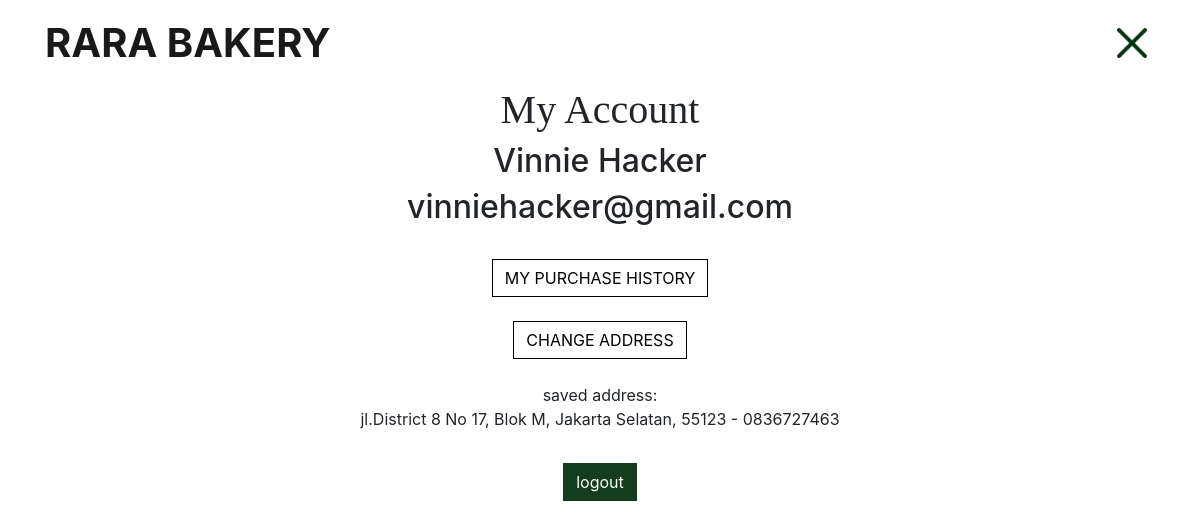
The app's page /account.php (signed in) with its own data.
### tables this page shows
CREATE TABLE `user` (
  `id` int(5) NOT NULL,
  `name` varchar(50) NOT NULL,
  `email` varchar(30) NOT NULL,
  `password` varchar(30) NOT NULL,
  `address` varchar(250) NOT NULL,
  `phone` varchar(20) NOT NULL
);

### account.php (the view, shortened to what this page needs)
<?php
	$email = $_SESSION['email'];
?>
<!DOCTYPE html>
<html>
<head>
	<link rel="stylesheet" type="text/css" href="bootstrap/css/bootstrap.css">
	<link rel="stylesheet" type="text/css" href="bootstrap/js/bootstrap.js">
	<link rel="stylesheet" type="text/css" href="style.css">
</head>
<body>
         <nav class="navbar navbar-expand-lg navbar-light  " id="mainNav">
            <div class="container">
                <a class="navbar-brand js-scroll-trigger font-weight-bold" href="#page-top" style="font-size: 40px;">RARA BAKERY</a>
                <div class="collapse navbar-collapse" id="navbarResponsive">
                    <ul class="navbar-nav ml-auto">
                        <li class="nav-item"><a class="nav-link js-scroll-trigger " href="index.php"><img src="assets/icons/close.png" style="width: 30px;"></a></li>
                    </ul>
                </div>
            </div>
        </nav>
      <?php if ($_SESSION['email']== "Admin@gmail.com") {?>
      	<h1 class="text-center" style="font-family: times;"> ADMIN</h1>
        <center>
      	 <a href="adminpage.php?id=tambah" class="btn btn-black-outer">Tambah Produk</a><br><br>
         <a href="adminpage.php?id=cek" class="btn btn-black-outer">Cek List Produk</a>
          </center>
      <?php }else{ ?>
    <section>
     <h1 class="text-center" style="font-family: times;"> My Account</h1>
     <?php
		  include "koneksi.php";
		  $data = mysqli_query($konek,"select * from user where email='$email'");
		  $d = mysqli_fetch_array($data);
		 ?>
		<center>
		<h2><?php echo $d['name']?></h2>
		<h2><?php echo $email; ?></h2>
    <br>
    <a href="purchaseHistory.php?name=<?php echo $d['name']?>" class="btn btn-black-outer">MY PURCHASE HISTORY</a>
    <br>
    <br>
    <?php
    if(empty($d['address'])){ echo '<a href="addAddress.php" class="text-uppercase btn btn-black-outer">Add Address</a>'; }
    else{ echo '<a href="addAddress.php" class="text-uppercase btn btn-black-outer">Change Address</a>';}
    ?>
    <p><br>saved address: <br> <?php echo $d['address']." - ".$d['phone']?></p>
		</center>
    </section>
	 <?php } ?>
   <center>
	 <form action="LoginSignupProsses.php" method="POST">
	 <button type="submit" name="submitlogout" class="btn btn-army mt-3">logout</button>
	 </form>
	 </center>
</body>
</html>

### style.css (style rules this page uses)
.btn-army { color: #ffffff; background-color: #143d1b; border-color: #143d1b; border-radius: 0px; }
.btn-black-outer { color: #000000; background-color:#ffffff; border-color: #000000; border-radius: 0px; }

### records on screen
user: name "Vinnie Hacker", address "jl.District 8 No 17, Blok M, Jakarta Selatan, 55123", phone "0836727463"

### other values on screen
$email "vinniehacker@gmail.com"
